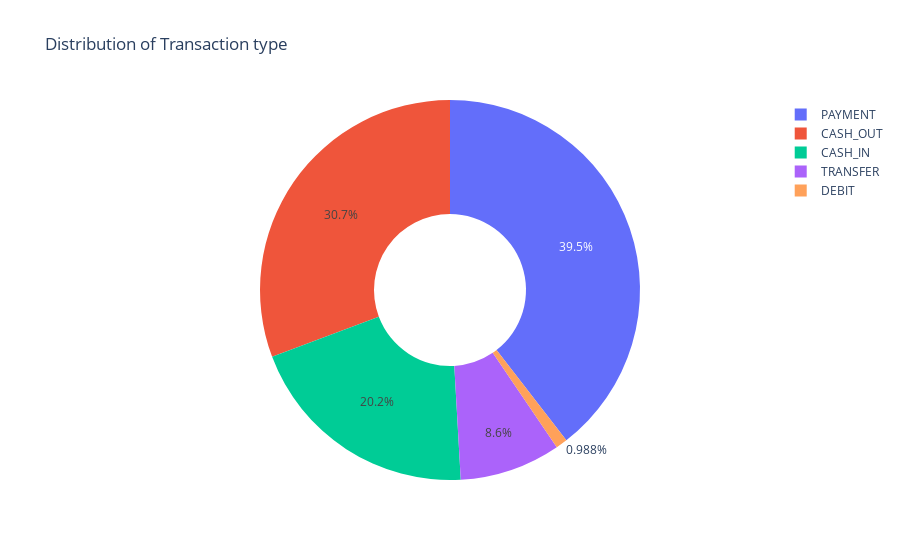

The notebook cell this image was saved under:
### Code cell
import plotly.express as px
px.pie(numeric_cols,values=quantity,names=transaction,hole=0.4,title="Distribution of Transaction type")

### Figure 1 — Plotly figure (JSON) as saved in the notebook; plotly's stock layout.template omitted (floating-point values rounded to 4 significant figures)
{"data": [{"domain": {"x": [0, 1], "y": [0, 1]}, "hole": 0.4, "hovertemplate": "label=%{label}<br>value=%{value}<extra></extra>", "labels": ["PAYMENT", "CASH_OUT", "CASH_IN", "TRANSFER", "DEBIT"], "legendgroup": "", "name": "", "showlegend": true, "type": "pie", "values": [39512, 30718, 20185, 8597, 988]}], "layout": {"legend": {"tracegroupgap": 0}, "title": {"text": "Distribution of Transaction type"}}}
